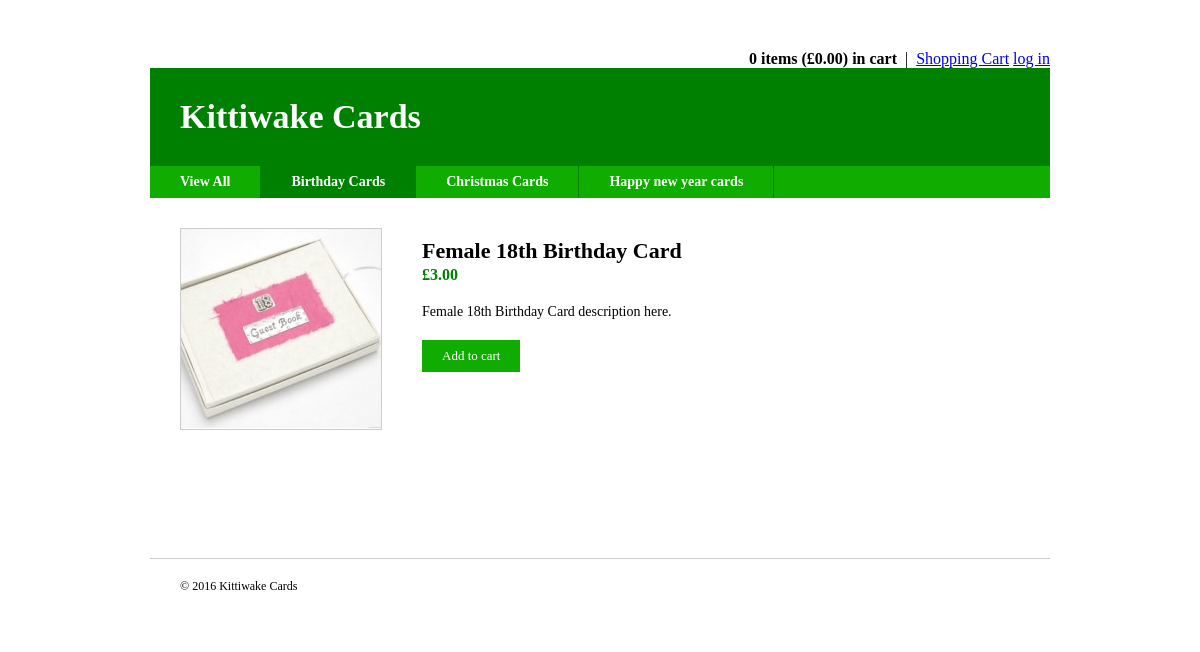
/product.php?id=2, run on the app's committed database.
### tables this page shows
CREATE TABLE IF NOT EXISTS `tbl_categories` (
  `id` int(11) NOT NULL AUTO_INCREMENT,
  `name` varchar(32) NOT NULL,
  PRIMARY KEY (`id`)
);

CREATE TABLE IF NOT EXISTS `tbl_products` (
  `id` int(11) NOT NULL AUTO_INCREMENT,
  `category_id` int(11) NOT NULL,
  `name` varchar(32) NOT NULL,
  `description` text NOT NULL,
  `price` decimal(10,2) NOT NULL,
  `image` text NOT NULL,
  PRIMARY KEY (`id`)
);

### app/models/m_products.php (called while the page is built, shortened)
<?php
class Products
{
	private $Database;
	private $db_table = 'tbl_products';
	function __construct()
	{
		global $Database;
		$this->Database = $Database;
	}
	public function get($id = NULL)
	{
		$data = array();
		if (is_array($id))
		{
			$items ='';
			foreach ($id as $item)
			{
				if ($items != '')
				{
					$items .=',';
				}
				$items .= $item;
			}
			if ($result = $this->Database->query("SELECT id, name, description, price, image FROM $this->db_table WHERE id IN ($items) ORDER BY name"))
			{
				if ($result->num_rows > 0)
				{
					while ($row = $result->fetch_array())
					{
						$data[]= array(
							'id' => $row['id'],
							'name' => $row['name'],
							'description' => $row['description'],
							'price' => $row['price'],
							'image' => $row['image']
							);
					}
				}
			}
		}
		else if ($id != NULL)
		{
			if ($stmt = $this->Database->prepare("SELECT
			$this->db_table.id,
			$this->db_table.name,
			$this->db_table.description,
			$this->db_table.price,
			$this->db_table.image,
			tbl_categories.name AS category_name
			FROM $this->db_table, tbl_categories
			WHERE $this->db_table.id = ? AND $this->db_table.category_id =
			tbl_categories.id"))
			{
				$stmt->bind_param("i", $id);
				$stmt->execute();
				$stmt->store_result();
				$stmt->bind_result($prod_id, $prod_name, $prod_description, $prod_price, $prod_image, $cat_name);
				$stmt->fetch();
				if ($stmt->num_rows > 0)
				{
					$data = array('id' => $prod_id, 'name' => $prod_name, 'description' => $prod_description, 'price' => $prod_price, 'image' => $prod_image, 'category_name' => $cat_name);
				}
			}
		}
		return $data;
	}
}

### app/init.php (called while the page is built, shortened)
<?php
$server = 'localhost';
$db_username = 'kennyadmin';
$db_password = 'soddit';
$db = 'db_shopping_cart';
$Database = new mysqli($server, $db_username, $db_password, $db);
include('app/models/m_template.php');
include('app/models/m_categories.php');
include('app/models/m_products.php');
$Products = new Products();
?>

### app/models/m_categories.php (the view, shortened to what this page needs)
<?php
class Categories
{
	private $Database;
	private $db_table = 'tbl_categories';
	function __construct()
	{
		global $Database;
		$this->Database = $Database;
	}
	public function get_categories($id = NULL)
	{
		$data = array();
		if ($id != NULL)
		{
			if ($stmt = $this->Database->prepare ("SELECT id, name FROM " . $this->db_table . " WHERE id = ? LIMIT 1"))
			{
				$stmt->bind_param("i", $id);
				$stmt->execute();
				$stmt->store_result();
				$stmt->bind_result($cat_id, $cat_name);
				$stmt->fetch();
				if ($stmt->num_rows > 0)
				{
					$data = array ('id' => $cat_id, 'name' => $cat_name);
				}
				$stmt->close();
			}
		}
		else
		{
			if ($result = $this->Database->query("SELECT * FROM " . $this->db_table . " ORDER BY name"))
			{
				if ($result->num_rows > 0)
				{
					while ($row = $result->fetch_array())
					{
						$data[] = array('id' => $row['id'], 'name' => $row['name']);
					}
				}
			}
		}
		return $data;
	}
	public function create_category_nav($active = NULL)
	{
		$categories = $this->get_categories();
		$data = '<li';
		$data .= '><a href="' . SITE_PATH . '">View All</a></li>';
		if ( ! empty($categories))
		{
			foreach($categories as $category)
			{
				$data .= '<li';
					if (strtolower($active) == strtolower($category['name']))
					{
						$data .= ' class ="active"';
					}
					$data .= '><a href="' . SITE_PATH . 'index.php?id=' . $category['id'] . '">' . $category['name'] . '</a></li>';
			}
		}
		return $data;
	}
}

### app/models/m_template.php (shortened to what this page needs)
<?php
class Template
{
	private $data;
	public function set_data($name, $value, $clean = FALSE)
	{
		if ($clean == TRUE)
		{
			$this->data[$name] = htmlentities($value, ENT_QUOTES);
		}
		else
		{
			$this->data[$name] = $value;
		}
	}
	public function get_data($name, $echo = TRUE)
	{
		if (isset($this->data[$name]))
		{
			if ($echo)
			{
				echo $this->data[$name];
			}
			else
			{
				return $this->data[$name];
			}
		}
		return '';
	}
}

### resources/css/style.css (style rules this page uses)
body { margin: 0; padding: 20px; background: white; }
.nav li { float: left; border-right: 1px solid green; }
.nav a { display: block; padding: 8px 30px; color: white; text-decoration: none; font-size: 14px; font-weight: bold; }
.nav li.active a { background: green; }

### data on the page
tbl_categories: name "Birthday Cards"
tbl_categories: name "Christmas Cards"
tbl_categories: name "Happy new year cards"
tbl_products: name "Female 18th Birthday Card 3.00 Female 18th Birthday Card description here."

### other printed values
$items "0"
$price "0.00"
SITE_NAME "Kittiwake Cards"
